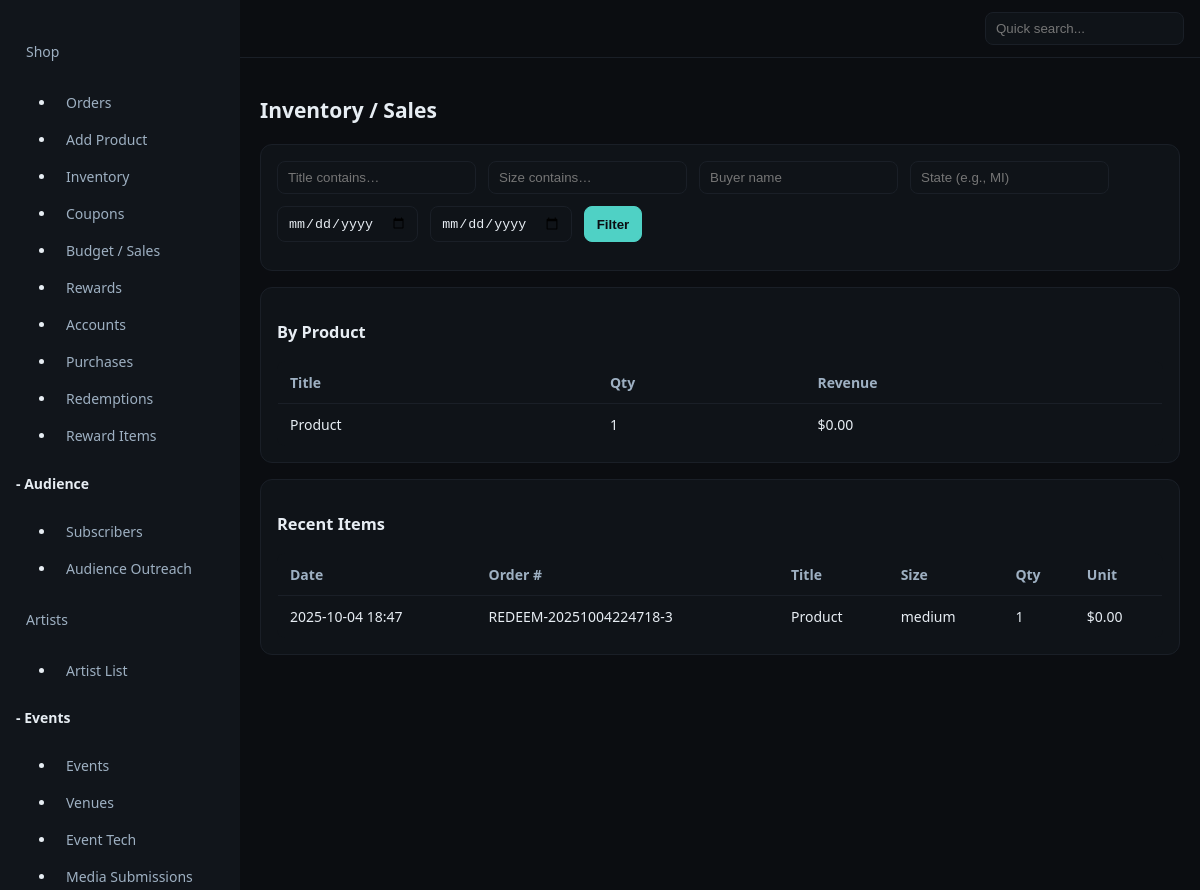
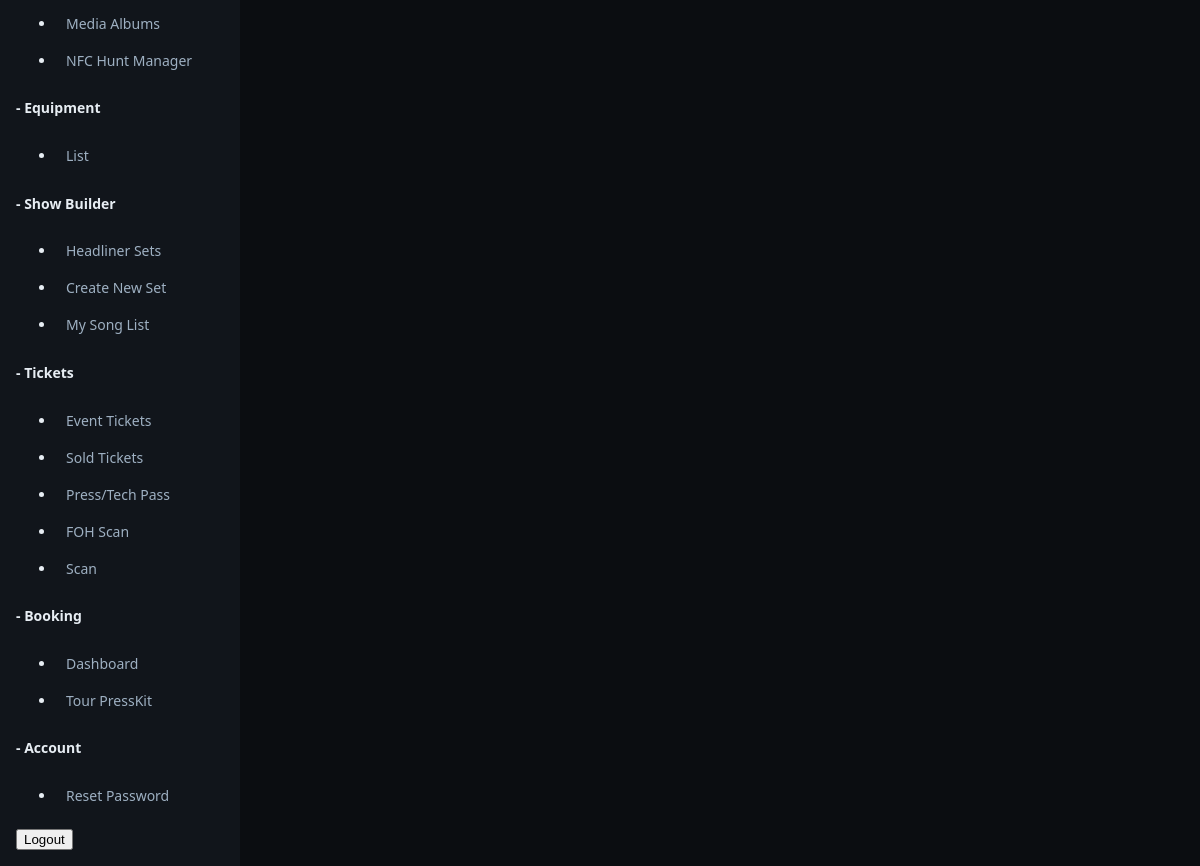
The page /control/shop/products/inventory/ (signed in) on the database its author committed (2 pictures, top to bottom).
### shop/models.py (models this page shows, shortened)
class OrderItem(models.Model):
    order = models.ForeignKey(Order, on_delete=models.CASCADE, related_name="items")
    product = models.ForeignKey(Product, on_delete=models.PROTECT)  # protect so we keep history
    title_snapshot = models.CharField(max_length=200)               # snapshot title at purchase time
    price_cents_snapshot = models.PositiveIntegerField()            # snapshot price
    qty = models.PositiveIntegerField(default=1)
    variant = models.ForeignKey(ProductVariant, null=True, blank=True, on_delete=models.SET_NULL)
    size = models.CharField(max_length=8, blank=True) # snapshot for variant label

class Order(models.Model):
    STATUS_CHOICES = [
        ("created", "Created"),
        ("pending", "Pending"),
        ("fulfilled", "Fulfilled"),
        ("paid", "Paid"),
        ("failed", "Failed"),
        ("refunded", "Refunded"),
        ("canceled", "Canceled"),
        ("shipped", "Shipped"),
    ]
    user = models.ForeignKey(User, null=True, blank=True, on_delete=models.SET_NULL, related_name="orders")
    email = models.EmailField(blank=True)
    status = models.CharField(max_length=20, choices=STATUS_CHOICES, default="pending")
    number = models.CharField(max_length=20, blank=True, db_index=True)  # e.g., TJA-000123
    subtotal_cents = models.PositiveIntegerField(default=0)
    shipping_cents = models.PositiveIntegerField(default=0)
    tax_cents = models.PositiveIntegerField(default=0)
    total_cents = models.PositiveIntegerField(default=0)
    shipping_method = models.CharField(max_length=40, blank=True)
    ship_to_name = models.CharField(max_length=120, blank=True)
    ship_to_state = models.CharField(max_length=10, blank=True)
    ship_to_city = models.CharField(max_length=120, blank=True)
    ship_to_addr1 = models.CharField(max_length=200, blank=True)
    ship_to_postal = models.CharField(max_length=20, blank=True)
    payment_provider = models.CharField(max_length=20, default="stripe")
    provider_session_id = models.CharField(max_length=120, blank=True)   # Stripe Checkout session id
    provider_payment_intent = models.CharField(max_length=120, blank=True)
    created_at = models.DateTimeField(auto_now_add=True)
    paid_at = models.DateTimeField(null=True, blank=True)
    shipped_at = models.DateTimeField(null=True, blank=True)

### shop/views.py (the view)
# urls.py: path("products/inventory/", views.inventory_report, name="inventory"),
@is_super
def inventory_report(request):
    title = request.GET.get("title", "").strip()
    size = request.GET.get("size", "").strip()
    buyer = request.GET.get("buyer", "").strip()
    state = request.GET.get("state", "").strip()
    date_from = request.GET.get("from", "").strip()
    date_to = request.GET.get("to", "").strip()
    items = (OrderItem.objects
        .select_related("order", "product")
        .filter(order__status="paid")
        .order_by("-order__created_at"))
    if title:
        items = items.filter(title_snapshot__icontains=title)
    if size:
        items = items.filter(size__icontains=size)
    if buyer:
        items = items.filter(order__ship_to_name__icontains=buyer)
    if state:
        items = items.filter(order__ship_to_state__iexact=state)
    if date_from:
        items = items.filter(order__created_at__date__gte=date_from)
    if date_to:
        items = items.filter(order__created_at__date__lte=date_to)
    items_with_total = items.annotate(
        line_total=ExpressionWrapper(
            F("qty") * F("price_cents_snapshot"),
            output_field=BigIntegerField()
        )
    )
    by_product = (
        items_with_total
        .values("title_snapshot")
        .annotate(
            qty=Sum("qty"),
            revenue=Sum("line_total")
        )
        .order_by("-revenue")
    )
    return render(request, "shop/inventory.html", {
        "items": items[:500],
        "by_product": by_product,
        "q": {"title": title, "size": size, "buyer": buyer, "state": state,
              "from": date_from, "to": date_to}
    })

### pages/templatetags/shop_extras.py (called while the page is built)
@register.filter
def money(cents):
    try:
        return f"${(int(cents)/100):.2f}"
    except Exception:
        return "$0.00"

### templates/shop/inventory.html (shortened to what this page needs)
{% extends 'controlpanel/dashboard.html' %}
{% load static shop_extras %}
{% block content %}
<h1>Inventory / Sales</h1>
<form method="get" class="card">
  <div class="form-row">
    <input class="input" name="title" placeholder="Title contains…" value="{{ q.title }}">
    <input class="input" name="size" placeholder="Size contains…" value="{{ q.size }}">
    <input class="input" name="buyer" placeholder="Buyer name" value="{{ q.buyer }}">
    <input class="input" name="state" placeholder="State (e.g., MI)" value="{{ q.state }}">
  </div>
  <div class="form-row">
    <input class="input" type="date" name="from" value="{{ q.from }}">
    <input class="input" type="date" name="to" value="{{ q.to }}">
    <button class="btn primary">Filter</button>
  </div>
</form>
<div class="card">
  <h3>By Product</h3>
  <table class="table">
    <thead><tr><th>Title</th><th>Qty</th><th>Revenue</th></tr></thead>
    <tbody>
      {% for row in by_product %}
        <tr>
          <td>{{ row.title_snapshot }}</td>
          <td>{{ row.qty }}</td>
          <td>{{ row.revenue|money }}</td>
        </tr>
      {% empty %}
        <tr><td colspan="3" class="muted">No data.</td></tr>
      {% endfor %}
    </tbody>
  </table>
</div>
<div class="card">
  <h3>Recent Items</h3>
  <table class="table">
    <thead><tr><th>Date</th><th>Order #</th><th>Title</th><th>Size</th><th>Qty</th><th>Unit</th></tr></thead>
    <tbody>
      {% for it in items %}
        <tr>
          <td>{{ it.order.created_at|date:"Y-m-d H:i" }}</td>
          <td>{% if it.order.number%}<a href="{% url 'control:shop:order_detail' it.order.number %}">{{ it.order.number }}</a>{% endif %}</td>
          <td>{{ it.title_snapshot }}</td>
          <td>{{ it.size }}</td>
          <td>{{ it.qty }}</td>
          <td>{{ it.price_cents_snapshot|money }}</td>
        </tr>
      {% empty %}
        <tr><td colspan="6" class="muted">No items.</td></tr>
      {% endfor %}
    </tbody>
  </table>
</div>
{% endblock %}

### static/css/control.css (style rules this page uses)
:root { --bg:#0b0d11; --panel:#11151b; --ink:#e7edf3; --muted:#9eb0c2; --accent:#4fd1c5; }
* { box-sizing:border-box }
html,body { height:100% }
body { margin:0;background:var(--bg);color:var(--ink);font:14px/1.5 system-ui,-apple-system,Segoe UI,Roboto }
a { color:var(--ink);text-decoration:none }
.table { width:100%;border-collapse:collapse;background:#0f1318;border:1px solid #1a1f27;border-radius:8px;overflow:hidden }
.table th,.table td { padding:10px 12px;border-bottom:1px solid #1a1f27 }
.table th { text-align:left;color:var(--muted);font-weight:600 }
.btn { display:inline-block;padding:8px 12px;border:1px solid #1a1f27;background:#11151b;color:var(--ink);border-radius:8px }
.btn.primary { background:var(--accent);border-color:var(--accent);color:#0b0d11;font-weight:700 }
.input, select { background:#0f1318;border:1px solid #1a1f27;color:var(--ink);padding:8px 10px;border-radius:8px }
.form-row { display:flex;gap:12px;flex-wrap:wrap;margin-bottom:12px;flex-direction: row; }
.card { background:#0f1318;border:1px solid #1a1f27;border-radius:12px;padding:16px;margin-bottom:16px }

### rows shown on the page
OrderItem: order.created_at "2025-10-04 18:47", order.number "REDEEM-20251004224718-3", title_snapshot "Product", size "medium", qty "1", price_cents_snapshot "$0.00"

### other values the page prints
{{ row.title_snapshot }} "Product"
{{ row.qty }} "1"
{{ row.revenue|money }} "$0.00"
